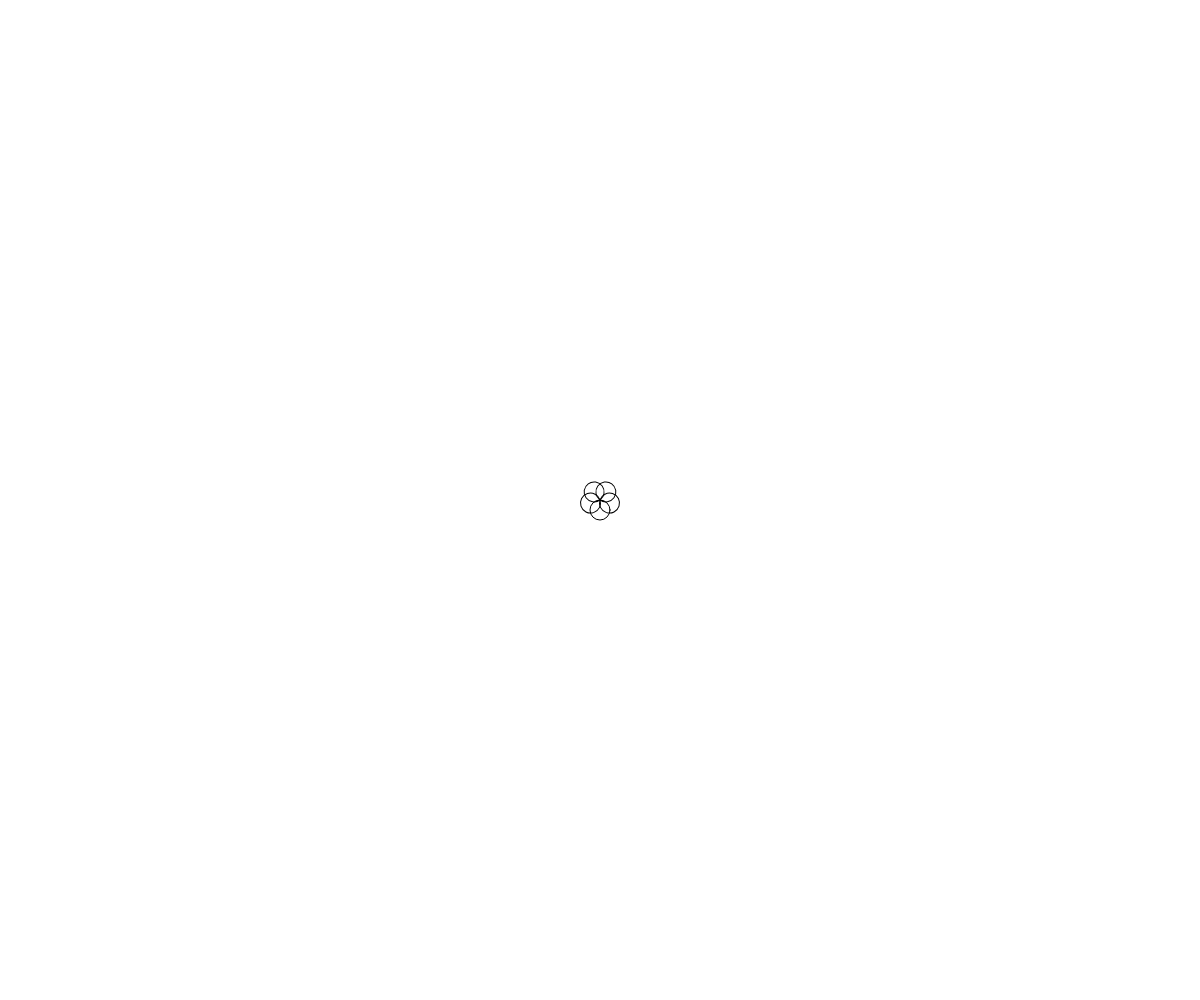
Frame 1 (no input)
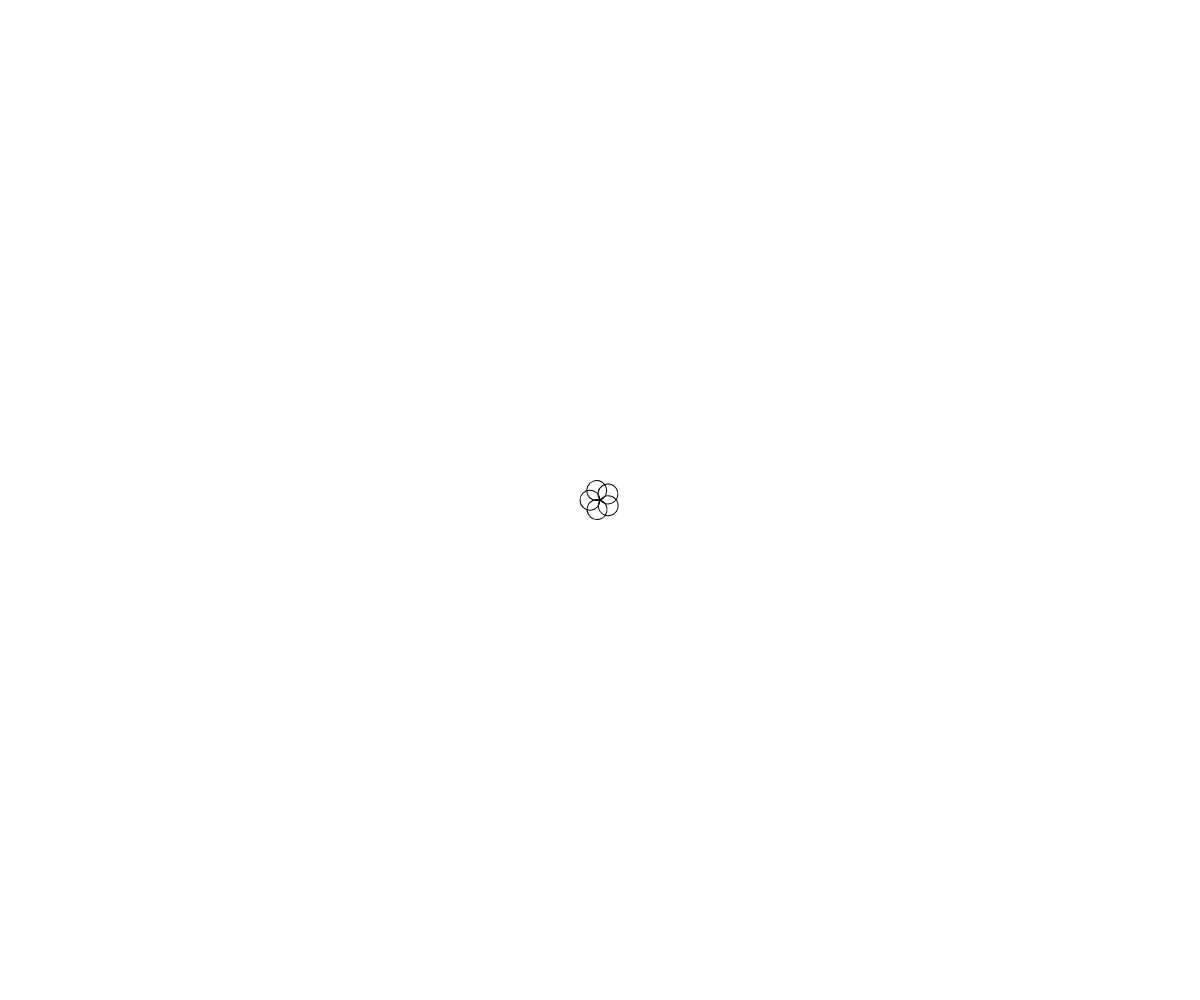
Frame 60 (no input)
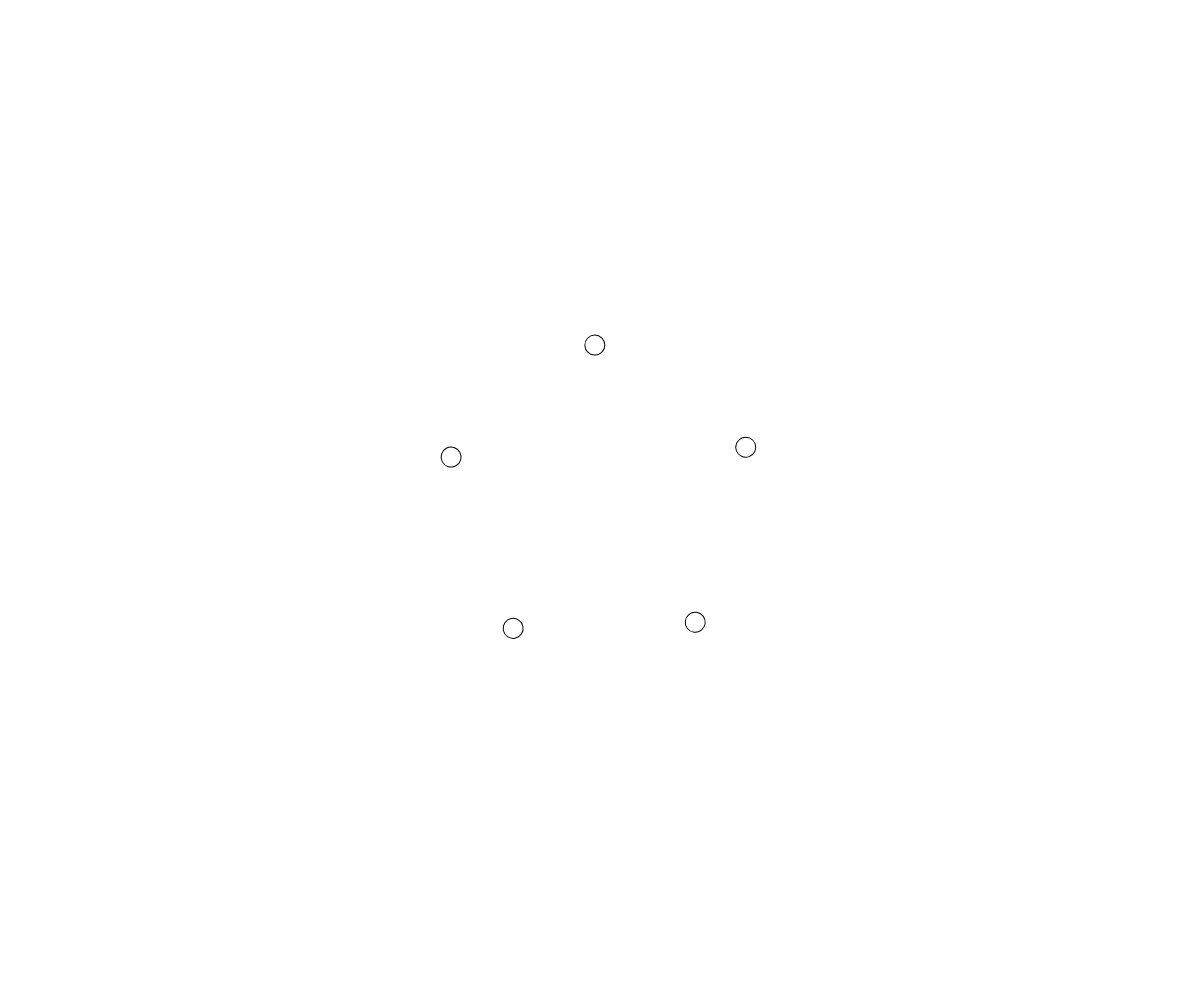
Frame 120 (the mouse pressed at the canvas centre since frame 60)

The p5.js sketch that drew these frames (run headless with seeded random() and noise() and a simulated clock; from frame 60 on, the mouse is pressed at the canvas centre):

// p5.js sketch
// ── sketch.js
var angle = 0.0;
var speed = 0.005;

function setup() {
  createCanvas(windowWidth, windowHeight);
  noFill();
}

function draw() {
  var l0 = map(mouseX, 0, width, 10, 300);

  background(255);

  translate(width/2, height/2);
  rotate(angle);
  for (var i=0; i<5; i++) {
    push();
    rotate(i*TWO_PI/5);
    translate(0, l0);
    ellipse(0, 0, 20, 20);
    pop();
  }

  angle += speed;
}
